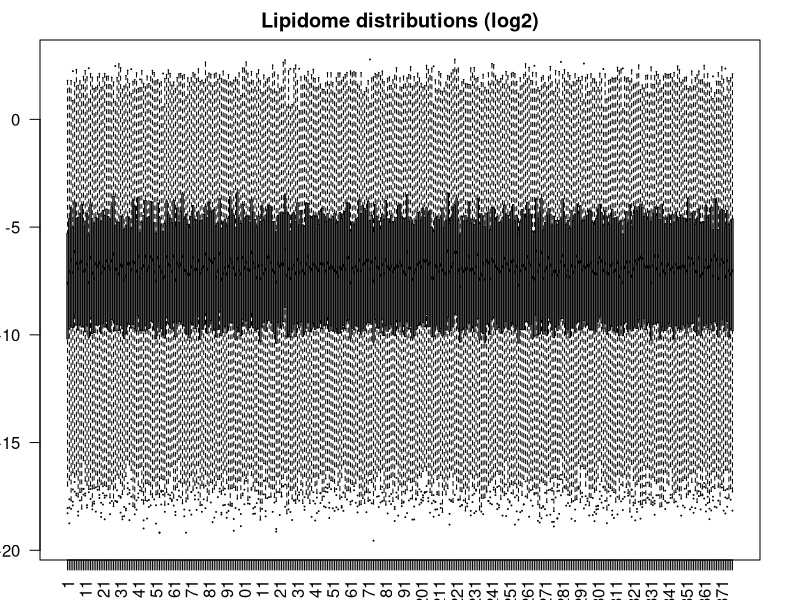
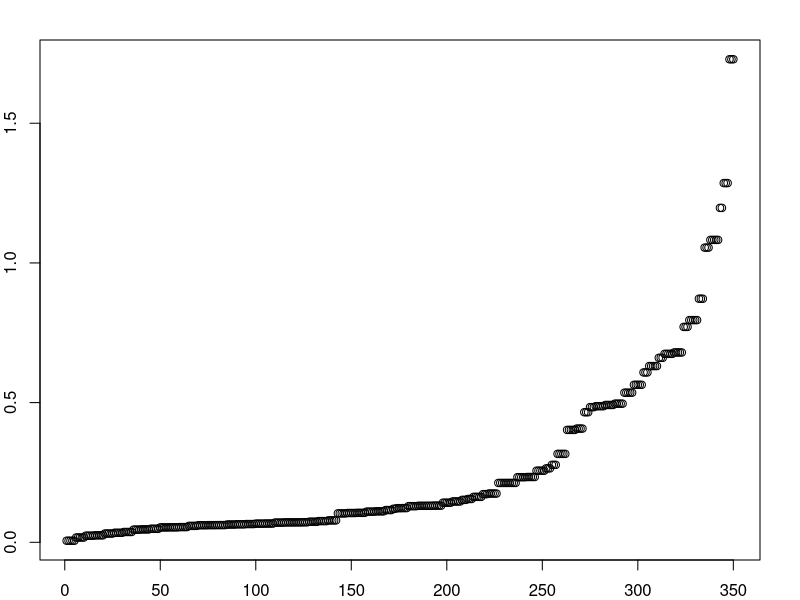
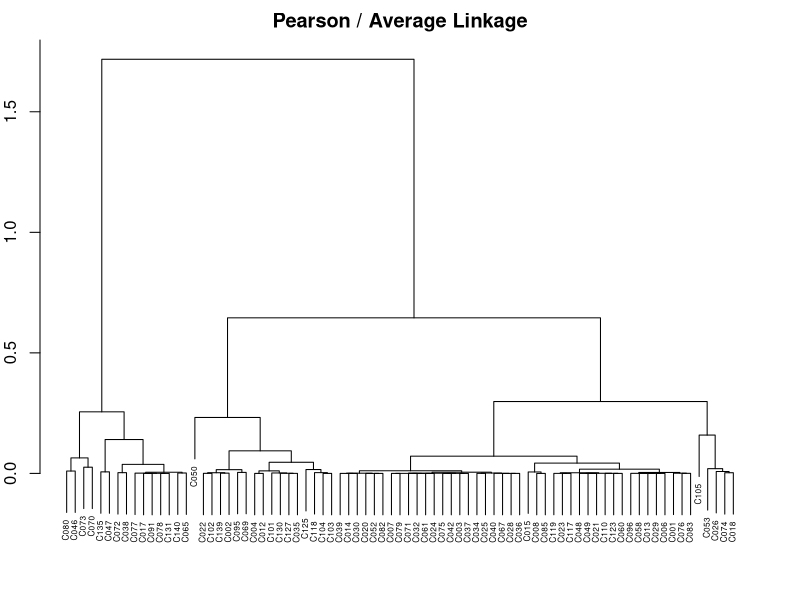
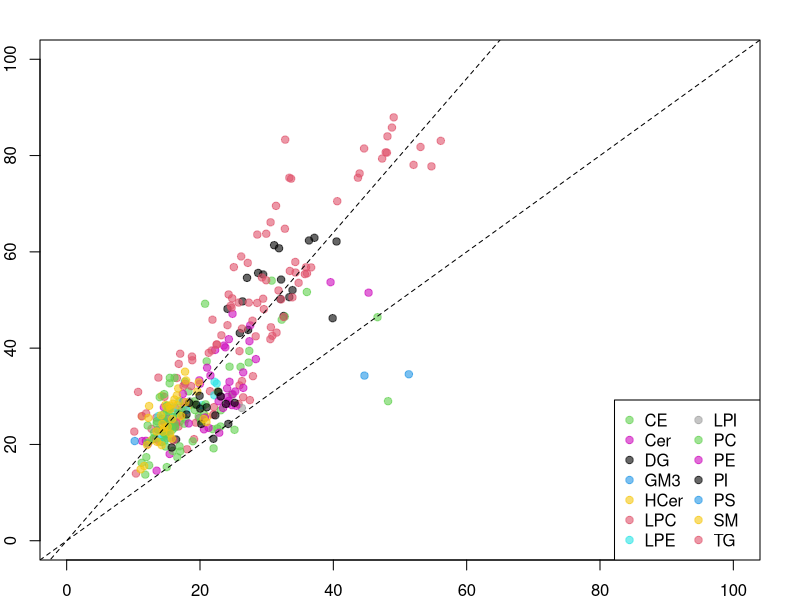

The R script that drew these images, in order:
## ---- chunk 1

#getwd()
rm(list=ls()) ### clear the deck
dir.create("output")

## (a) qdata object stores the quantitative (concentration) data 
##     - repeated measures (sample level)
qdata = read.csv("data/sPerfect-MRMkit-filtered-SPL-uM-20240923-1.csv", 
                   header=TRUE, as.is=TRUE, check.names=FALSE)
## A little bit of relabeling of samples
qdata$sample_id <- gsub("Longit_", "", qdata$sample_id)
qdata$sample_id <- gsub("batch", "B", qdata$sample_id)

## pdata stores plaque volume data -- at the subject level 
## (one CTCA per subject)
pdata = read.delim("data/SPERFECT_plaque_data.txt", 
                   header=T, as.is=T, check.names=F)

## sdata stores MS analysis injection sequence information 
## (subjects appearing multiple times)
## This is not particularly useful, but good to track concurrently
sdata = read.delim("data/SPERFECT_MS_injection_sequence.txt", 
                   header=T, as.is=T, check.names=F) 

colnames(qdata)[1] = "Sample ID" 

## ---- chunk 2
tmp = t(qdata[,-1]) 
## first column contains sample ID (not subject ID!)
par(mfrow=c(1,1), mar=c(2,2,2,2))
boxplot(log2(tmp), cex=.1, las=2, main="Lipidome distributions (log2)")

## Not let's match
mm <- match(qdata$`Sample ID`, sdata$`Sample ID`)
sdata <- sdata[mm, ]

## ---- chunk 3
## Create placeholders
sdata$Batch = NA 
sdata$OrderInBatch = NA

## for-loop to parse each entry 
for(i in 1:nrow(sdata)) {
  
  ## Split the string by underscores
  ## strsplit function always returns a "list" -- double bracket at the end
  tmp = strsplit(sdata$`Sample ID`[i], "_")[[1]]

  ## gsub changes string A to string B 
  nc = nchar(tmp[1])
  sdata$Batch[i] = substr(tmp[1], 2, nc)
  
  ## in-batch injection sequence is easy
  sdata$OrderInBatch[i] = tmp[2]
}

## Change the character strings to numeric values 
sdata$Batch = as.numeric(sdata$Batch)
sdata$OrderInBatch = as.numeric(sdata$OrderInBatch)

## Creating unique numeric index for subjects in the sample information table
usub = unique(sdata$`Subject ID`)
sdata$SIDnum = match(sdata$`Subject ID`, usub) ## numerical ID of subjects
## ---- chunk 4
counts = table(sdata$`Subject ID`) ## Table function counts
patients = names(counts)

## Find subject IDs with fewer than three observations
remove.id = patients[counts < 3] 
## two individuals will be lost: C103, C131

## Remove from the sample information table
remove.index = sdata$`Subject ID` %in% remove.id
sdata = sdata[-remove.index, ]

## We now remove subjects without plaque volume data (in `sdata` object)
## using R's "in-the-array" operator
all(pdata$`PATIENT CODE` %in% sdata$`Subject ID`)  
## evaluates to TRUE, at least everyone with plaque data has lipidomic data
mid = sdata$`Subject ID` %in% pdata$`PATIENT CODE`
sdata = sdata[mid, ]
## ---- chunk 5
all(sdata$`Sample ID` %in% qdata$`Sample ID`) ## should evaluate to TRUE
mid = match(sdata$`Sample ID`, qdata$`Sample ID`)
qdata = qdata[mid, ]
rownames(qdata) = qdata$`Sample ID`
qdata = qdata[,-1]
dim(qdata) ## confirm data dimension
## ---- chunk 6
lipids = colnames(qdata)

## Create a data frame with extra columns
ltab = data.frame(Lipids=lipids, Class=NA, SubClass=NA,
                  stringsAsFactors=F, check.names=F)

## Write it to a file
#writexl::write_xlsx(ltab, "data/Lipid_table.xlsx")
write.table(ltab, "data/Lipid_table.txt", sep="\t", 
            quote=F, row.names=F, na="")

## ---- chunk 7
#ltab = readxl::read_xlsx("data/Lipid_table_editted.xlsx")
ltab = read.delim("data/Lipid_table_editted.txt", 
                  header=T, as.is=T, check.names=F)
## ---- chunk 8
mm = match(sdata$`Subject ID`, pdata$`PATIENT CODE`)
sdata = data.frame(sdata, pdata[mm, ],  ## you can use merge, dplyr::join family functions too, I'm just old-fashioned
                    stringsAsFactors=F, check.names=F)
## ---- chunk 9
rownames(qdata) = paste(sdata$`Subject ID`, sdata$`Sampling Time Point`, sep="_")
qdata = log2(qdata) ## log2 transform for normality
q.med = apply(qdata, 2, median)
qdata.norm = sweep(qdata, 2, q.med) ## median normalized data (imputed)
## ---- chunk 10
ord = order(sdata$`total lipid plaq vol index`, sdata$SIDnum)
sdata = sdata[ord, ]
qdata = qdata[ord, ]
qdata.norm = qdata.norm[ord, ]
plot(sdata$`total lipid plaq vol index`)
## ---- chunk 11
#if (!require("BiocManager", quietly = TRUE))
#  install.packages("BiocManager")
#BiocManager::install("ComplexHeatmap")

#install.packages("circlize")
#or devtools::install_github("jokergoo/circlize")

library(circlize)
library(ComplexHeatmap) 

## Meta information first
set.seed(12345679)
row_ha = HeatmapAnnotation(Total=anno_barplot(sdata$`Total Plaque vol index`),
                           Calcified=anno_barplot(sdata$`total calc plaq vol index`),
                           LipidRich=anno_barplot(sdata$`total lipid plaq vol index`),
                           Fibrotic=anno_barplot(sdata$`total fibrot plaq vol index`),
                           annotation_name_rot = 270,
                           which="row", border=TRUE, show_legend=TRUE)

col_ha = HeatmapAnnotation(LipidClass=ltab$Class,
                           which="col", border=TRUE, show_legend=TRUE)

## Draw heatmap and save it to a pdf file
pdf("output/heatmap_lipids.pdf", height=30, width=30)
Heatmap(as.matrix(qdata.norm), name = "Normalized Levels", 
        cluster_rows = FALSE,
        cluster_columns = TRUE,
        row_names_gp = gpar(fontsize = 6),
        column_names_gp = gpar(fontsize = 8),
        column_title = "",
        col = colorRamp2(c(-2, 0, 2), c("blue", "white", "red")),
        left_annotation = row_ha,
        top_annotation = col_ha, 
        clustering_distance_rows = "pearson",
        clustering_method_rows = "average",
        clustering_distance_columns = "pearson",
        clustering_method_columns = "average"
)
dev.off()
## ---- chunk 12
tmp = qdata
tmp.pca = prcomp(tmp, scale.=TRUE)
vv = tmp.pca$sdev^2
vv = round(vv / sum(vv) * 100, 2)
print(vv) 

#install.packages("scales")
#install.packages("devtools")
#devtools::install_github("r-lib/scales")
library(scales)

# The output will be a multi-page deck of the same PCA plots,
# with each plot showing one subject's trajectory over the PC coordinates.

pdf("output/PCAplot.pdf", height=12, width=11, useDingbats = FALSE)

  par(mfrow=c(3,3))
  THRES = max(abs(tmp.pca$x[,1]))
  dot.col = alpha(sdata$SIDnum, 0.5)
  dot.size = sdata$`Total Plaque vol index`
  dot.size = dot.size / mean(dot.size)  ## "normal" dot size is 1

  ##### OVERALL PLOT FIRST
  plot(tmp.pca$x[,1], tmp.pca$x[,2], 
       col=dot.col, pch=19, 
       cex = dot.size,  ### dot size proportional to total plaque volume
       xlab=paste("PC1 (", round(vv[1],1), "%)", sep=""), 
       ylab=paste("PC2 (", round(vv[2],1), "%)", sep=""),
       main="SPERFECT", 
       xlim=c(-THRES,THRES), ylim=c(-THRES,THRES))
  abline(v=0, lty=2)
  abline(h=0, lty=2)

  #### Trajectory tracing of individual subjects
  #### Per individual --> for loop
  subjects = unique(sdata$`Subject ID`)
  nsubjects = length(subjects)
  mm = match(subjects, sdata$`Subject ID`) ## mapping back to expanded table
  subject.col = sdata$SIDnum[mm]
  proj = tmp.pca$x[,1:2] ### PC1 and PC2 coordinates only

  for(i in 1:nsubjects) {
  
    ## Background plot
    tmp.id = sdata$`Subject ID` == subjects[i]
    plot(tmp.pca$x[,1], tmp.pca$x[,2], 
        col=dot.col, 
        cex=dot.size, 
        pch=ifelse(tmp.id, 19, 1),
        xlab=paste("PC1 (", round(vv[1],1), "%)", sep=""), 
        ylab=paste("PC2 (", round(vv[2],1), "%)", sep=""),
        main=subjects[i], 
        xlim=c(-THRES,THRES), ylim=c(-THRES,THRES))
    abline(v=0, lty=2)
    abline(h=0, lty=2)
  
    ## Get indices of observations for the corresponding individual
    coord = which(tmp.id)
    nn = length(coord)
  
    ## Draw arrows by connecting adjacent time points
    for(k in 2:nn) {
      x0 = proj[coord[k-1],1]
      y0 = proj[coord[k-1],2]
      x1 = proj[coord[k],1]
      y1 = proj[coord[k],2]
      arrows(x0,y0,x1,y1, col=subject.col[i], length=0.07, lwd=1.5)    
    }

    ## Put text labels
    for(k in 1:nn) {
      x1 = proj[coord[k],1]
      y1 = proj[coord[k],2]
      text(x1, y1, subjects[i], cex=.4, col=subject.col[i])    
    }  
  
  }

dev.off()
## ---- chunk 13
## Plaque values are all in different absolute levels
## For heatmap visualization, it is necessary to normalize them
## so that they are in the same scale. 
pdata2 = pdata[,-1] 
rownames(pdata2) = pdata[,1]
for(k in 1:ncol(pdata2)) {
  pdata2[,k] = pdata2[,k] / mean(pdata2[,k])
}

## Plot the data
pdf("output/heatmap_subjects_outcome.pdf", height=10, width=5)
Heatmap(as.matrix(pdata2), name = "Normalized Volumes", 
        cluster_rows = TRUE,
        cluster_columns = TRUE,
        row_names_gp = gpar(fontsize = 6),
        column_names_gp = gpar(fontsize = 8),
        column_title = "Plaque volume",
        col = colorRamp2(c(0, 3), c("white", "red")),
        clustering_distance_rows = "pearson",
        clustering_method_rows = "average",
        clustering_distance_columns = "pearson",
        clustering_method_columns = "average"
)
dev.off()
## ---- chunk 14
## Use the same distance metric and linkage method used above
dd = as.dist(1-cor(t(pdata2)))
hc=hclust(dd, method="average")

## Visualize the dendrogram and "cut" the tree defined by the plaque data
par(mfrow=c(1,1))
plot(hc, main="Pearson / Average Linkage", xlab="", sub="", cex=.5)
clus = cutree(hc, 3)

## Save the subject IDs for individual clusters
C1 = names(clus)[clus == 1] ## Lipid-rich plaque
C2 = names(clus)[clus == 2] ## Low plaque
C3 = names(clus)[clus == 3] ## Calcified plaque

## Assign the group labels onto the sdata object (sample info table)
sdata$Cluster = NA
sdata$Cluster[sdata$`Subject ID` %in% C1] = "Lipid"
sdata$Cluster[sdata$`Subject ID` %in% C2] = "Low"
sdata$Cluster[sdata$`Subject ID` %in% C3] = "Calcified"
sdata$Cluster = factor(sdata$Cluster, levels=c("Low","Lipid","Calcified"))
## ---- chunk 15
cov.logged = function(x, logbase=2) {
  var.x = var(x, na.rm=TRUE)
  cv = logbase^(log(logbase) * var.x) - 1  
  #log function in R is natural log
  sqrt(cv) * 100
}
## ---- chunk 16
## compute CoV in each individual
subjects = unique(sdata$`Subject ID`)
nsubjects = length(subjects)
lipids = colnames(qdata)
nlipids = length(lipids)

### placeholders to keep CV% values
COVtab = matrix(NA, nlipids, nsubjects) 
rownames(COVtab) = lipids
colnames(COVtab) = subjects

for(i in 1:nlipids) {
  for(j in 1:nsubjects) {
    rid = which(sdata$`Subject ID` == subjects[j])
    COVtab[i,j] = cov.logged(qdata[rid,i])
  }
}

### Order by plaque clusters
groups = sdata$Cluster[match(subjects, sdata$`Subject ID`)]
ord = order(groups)
COVtab = COVtab[,ord]
groups = groups[ord]
## ---- chunk 17
set.seed(12345679)
row_ha = HeatmapAnnotation(Class=ltab$Class,
                           annotation_name_rot = 270,
                           which="row", border=TRUE, show_legend=TRUE)
col_ha = HeatmapAnnotation(Group=groups,
                           which="col", border=TRUE, show_legend=TRUE)

pdf("output/COV_w.pdf", height=25, width=15)
Heatmap(as.matrix(COVtab), name = "CoV", 
        cluster_rows = TRUE,
        cluster_columns = TRUE,
        row_names_gp = gpar(fontsize = 6),
        column_names_gp = gpar(fontsize = 8),
        column_title = "Plaque Group",
        col = colorRamp2(c(20,70), c("white", "red")),
        ## Note the two color schemes
        left_annotation = row_ha,
        top_annotation = col_ha,
        clustering_distance_rows = "euclidean",
        clustering_method_rows = "average",
        clustering_distance_columns = "pearson",
        clustering_method_columns = "average"
)
dev.off()
## ---- chunk 18
mm = match(subjects, sdata$`Subject ID`)
qdata.avg = qdata[mm, ]

for(i in 1:nsubjects) {
  rid = which(sdata$`Subject ID` == subjects[i])
  ## averaging over replicates
  qdata.avg[i, ] = apply(qdata[rid, ], 2, mean)  
}

COVg_vec = rep(NA, nlipids)
for(i in 1:nlipids) {
  COVg_vec[i] = cov.logged(qdata.avg[,i])
}
## ---- chunk 19
COVw_vec = apply(COVtab, 1, median)
## ---- chunk 20
## colors for lipid classes
cl = as.numeric(factor(ltab$Class)) * 3
cl = alpha(cl, 0.6) ### opacity

## Scatter plot, with within-individual on the X-axis
## between-individual on the Y-axis
plot(COVw_vec, COVg_vec, xlab="CoV% (intra)", ylab="CoV% (inter)", 
     xlim=c(0,100), ylim=c(0,100), 
     pch=19, col=cl)
abline(0,1.6,lty=2)  ## shows CoV_g > CoV_w
abline(0,1,lty=2)

## Create a legend
uclass = unique(ltab$Class)
ucolor = cl[match(uclass,ltab$Class)]
legend("bottomright", legend=uclass, col=ucolor, pch=19, ncol=2)
## ---- chunk 21
library(nlme)
sid = sdata$`Subject ID`
sigma_g = rep(NA, nlipids)
sigma_w = rep(NA, nlipids)
names(sigma_g) = names(sigma_w) = ltab$Lipids

## Each lipid
for(j in 1:nlipids) {
  if(j %% 20 == 0) print(j) ## print progress every 20th lipid
  y = qdata[,j]
  ## Fit LME model with simple random effects
  ## representing individual specific lipid levels
  ## (random intercept)
  lme.fit = lme(y ~ 1, random = ~1 | sid)
  ## Get the variance component of the random effects 
  vv = as.numeric(VarCorr(lme.fit)[,2])
  sigma_g[j] = vv[1] ## inter
  sigma_w[j] = vv[2] ## Rest of the error variance goes to intra
}
## ---- chunk 22
cov.logged.sd = function(sd.x, logbase=2) {
  cv = logbase^(log(logbase) * sd.x^2) - 1  #log function in R is natural log
  sqrt(cv) * 100
}
## ---- chunk 23
COVw_vec = cov.logged.sd(sigma_w) ## intra-individual CoV (+ analytical)
COVg_vec = cov.logged.sd(sigma_g) ## inter-individual CoV
## ---- chunk 24
pdf("output/CoV LME plots.pdf", height=8, width=8.5, useDingbats = FALSE)

plot(COVw_vec, COVg_vec, xlab="CoV% (intra)", ylab="CoV% (inter)", 
     xlim=c(0,100), ylim=c(0,100), 
     pch=19, col=cl)
abline(0,1.2,lty=2)
abline(0,1,lty=1)
abline(0,1/1.2,lty=2)
legend("topleft", legend=uclass, col=ucolor, pch=19, ncol=6)
text(COVw_vec, COVg_vec, labels = ltab$Lipids, cex=.4, col=cl)

dev.off()

## ---- chunk 25
mm = match(subjects, sdata$`Subject ID`)
qdata.sd = qdata[mm, ]

## For each subject, get stdev
for(i in 1:nsubjects) {
  rid = which(sdata$`Subject ID` == subjects[i])
  qdata.sd[i, ] = apply(qdata[rid, ], 2, sd)  
}
rownames(qdata.sd) = subjects

## Get matching plaque volume data
Cluster = sdata$Cluster[mm]
TotalPL = sdata$`Total Plaque vol index`[mm]
CalcPL = sdata$`total calc plaq vol index`[mm]
LipidPL = sdata$`total lipid plaq vol index`[mm]
FibroPL = sdata$`total fibrot plaq vol index`[mm]
## ---- chunk 26
tertiles = function(x) {
  qpt = quantile(x, c(0,1/3,2/3,1), na.rm=TRUE)
  nx = length(x)
  y = rep(1, nx)
  for(i in 1:nx) {
    for(k in 2:3) {
      if(x[i] > qpt[k] & x[i] <= qpt[k+1]) y[i] = k
    }
  }
  #y = factor(y, levels=c(1:3))
  y
}

quartiles = function(x) {
  qpt = quantile(x, c(0,0.25,0.5,0.75,1), na.rm=TRUE)
  nx = length(x)
  y = rep(1, nx)
  for(i in 1:nx) {
    for(k in 2:4) {
      if(x[i] > qpt[k] & x[i] <= qpt[k+1]) y[i] = k
    }
  }
  #y = factor(y, levels=c(1:4))
  y
}
quartiles(LipidPL) ## test
## ---- chunk 27
pval.T = pval.F = pval.L = pval.C = rep(NA, nlipids)
names(pval.T) = names(pval.L) = names(pval.C) = colnames(qdata.sd)

for(j in 1:nlipids) {
  
  ## Total
  tmp.test = lm(qdata.sd[,j] ~ quartiles(TotalPL))
  tmp.test.0 = lm(qdata.sd[,j] ~ 1)
  pval.T[j] = anova(tmp.test, tmp.test.0)$`Pr(>F)`[2]
  
  ## Calcified
  tmp.test = lm(qdata.sd[,j] ~ tertiles(CalcPL))
  tmp.test.0 = lm(qdata.sd[,j] ~ 1)
  pval.C[j] = anova(tmp.test, tmp.test.0)$`Pr(>F)`[2]
  
  ## Lipid-rich
  tmp.test = lm(qdata.sd[,j] ~ quartiles(LipidPL))
  tmp.test.0 = lm(qdata.sd[,j] ~ 1)
  pval.L[j] = anova(tmp.test, tmp.test.0)$`Pr(>F)`[2]
  
  ## Fibrotic
  tmp.test = lm(qdata.sd[,j] ~ quartiles(FibroPL))
  tmp.test.0 = lm(qdata.sd[,j] ~ 1)
  pval.F[j] = anova(tmp.test, tmp.test.0)$`Pr(>F)`[2]
  
}
## ---- chunk 28
## Again, homogenizing the levels across different plaque types
## to synchronize colors in the heatmap
qdata.sd.norm = qdata.sd
for(k in 1:ncol(qdata.sd)) qdata.sd.norm[,k] = qdata.sd.norm[,k] / mean(qdata.sd.norm[,k])

### Lipid-rich plque
ord = order(LipidPL)
col_ha = HeatmapAnnotation(Cluster=Cluster,
                           Total=anno_barplot(TotalPL),
                           Calcified=anno_barplot(CalcPL),
                           LipidRich=anno_barplot(LipidPL),
                           Fibrotic=anno_barplot(FibroPL),
                           which="col", border=TRUE, show_legend=TRUE)

sel = pval.L <= 0.1
row_ha = HeatmapAnnotation(LipidClass=ltab$Class[sel],
                           which="row", border=TRUE, show_legend=TRUE)
set.seed(12345679)

pdf("output/SDassociation_heatmap_LipidRich.pdf", height=6, width=9)
X = as.matrix(qdata.sd.norm)[,sel]
Heatmap(t(X), name = "CoV", 
        cluster_rows = TRUE,
        cluster_columns = TRUE,
        row_names_gp = gpar(fontsize = 6),
        column_names_gp = gpar(fontsize = 8),
        column_title = "Plaque Group",
        col = colorRamp2(c(0.5,2), c("white", "red")),
        left_annotation = row_ha,
        top_annotation = col_ha,
        clustering_distance_rows = "euclidean",
        clustering_method_rows = "average",
        clustering_distance_columns = "pearson",
        clustering_method_columns = "average"
)
dev.off()
